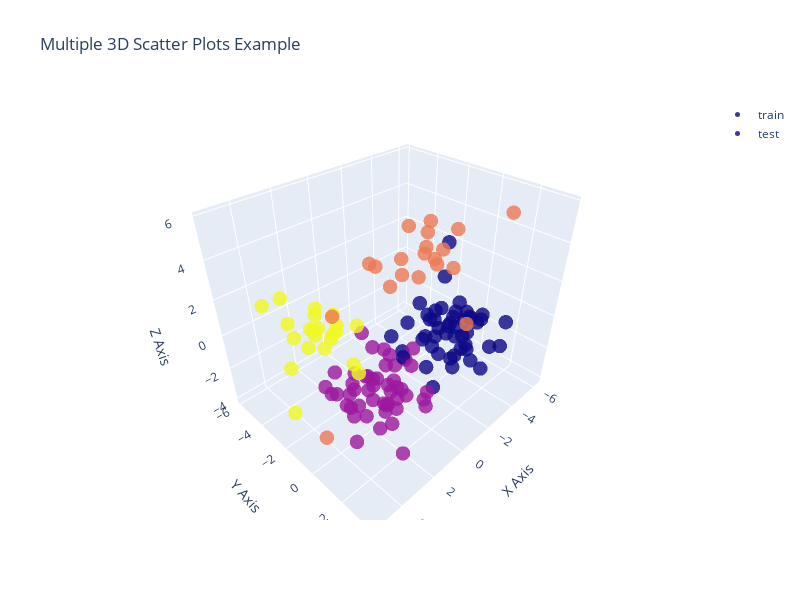

The notebook cell this image was saved under:
### Code cell
import plotly.graph_objects as go
import numpy as np

x1 = X_train_lda[:, 0]
y1 = X_train_lda[:, 1]
z1 = X_train_lda[:, 2]

x2 = X_test_lda[:, 0]
y2 = X_test_lda[:, 1]
z2 = X_test_lda[:, 2]


# Create a 3D scatter plot
fig = go.Figure()
# Add the first scatter trace
fig.add_trace(go.Scatter3d(
    x=x1,
    y=y1,
    z=z1,
    mode='markers',
    marker=dict(
        size=5,
        color=y_train,  # Color for the first set
        opacity=0.8
    ),
    # hovertemplate = hover_text_re,
    name='train'  # Name for the legend
))

# Add the second scatter trace
fig.add_trace(go.Scatter3d(
    x=x2,
    y=y2,
    z=z2,
    mode='markers',
    marker=dict(
        size=5,
        color=y_test,  # Color for the second set
        opacity=0.8
    ),
    # hovertemplate = hover_text_than,
    name='test'  # Name for the legend
))

# Set the layout of the plot
fig.update_layout(
    scene=dict(
        xaxis_title='X Axis',
        yaxis_title='Y Axis',
        zaxis_title='Z Axis'
    ),
    width = 800,
    height = 600,
    title='Multiple 3D Scatter Plots Example'
)

# Show the plot
fig.show()
